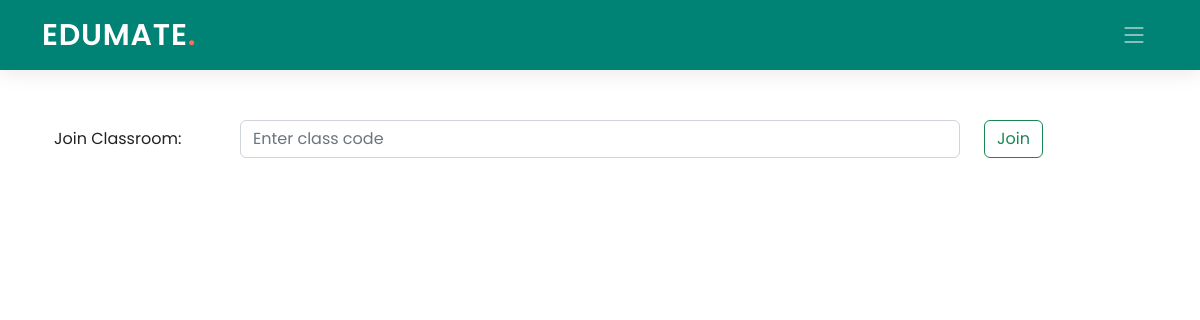
The app's page /student/1/, older data.
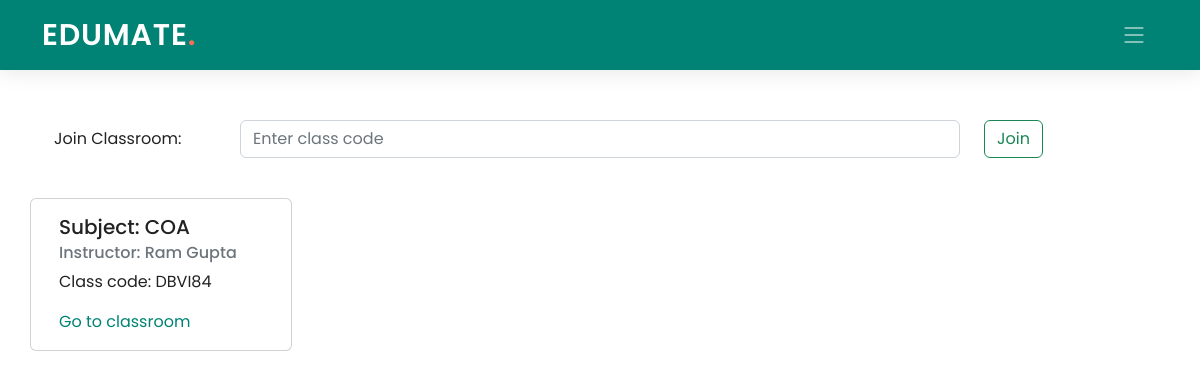
The same page, newer data.
### Teacher/models.py (models this page shows, shortened)
class ClassTeachers(models.Model):
    teach_id = models.IntegerField()
    class_code = models.CharField(max_length=10)
    class_name = models.CharField(max_length=40)
    class Meta:
        db_table = "ClassTeachers"

### Edumate_app/models.py (models this page shows, shortened)
class Teachers(models.Model):
    teach_id = models.AutoField(primary_key=True)
    name = models.CharField(max_length=100)
    email = models.EmailField(max_length=50)
    password = models.CharField(max_length=50)
    is_change = models.IntegerField(default=0)
    class Meta:
        db_table = "Teachers"

### Student/models.py (models this page shows)
class ClassStudents(models.Model):
    class_code = models.CharField(max_length=10)
    stud_id = models.IntegerField()
    class Meta:
        db_table = "ClassStudents"

### Student/views.py (the view)
# urls.py: path('', views.stud_home, name='student_home'),
def stud_home(request, pk):
    if(request.method=="POST"):
        class_room=ClassStudents()
        class_room.stud_id=pk
        class_room.class_code=request.POST.get('code')
        class_code_var = request.POST.get('code')
        class_room.save()
    allClasses = ClassStudents.objects.filter(stud_id=pk)
    data = []
    for i in allClasses:
        classObject=ClassTeachers.objects.filter(class_code=i.class_code)
        teacherObject=Teachers.objects.filter(teach_id=classObject[0].teach_id)
        data.append([i.class_code, classObject[0].class_name, teacherObject[0].name])
    return render(request, 'Student/student_home.html', {"data": data, 'pk': pk})

### Student/templates/Student/student_home.html (shortened to what this page needs)
{% extends './base_student.html' %}
{% block content %}
    <div class="container ">
        <div class="container" >
          <br><br><br>
            <form method="post" class="form-group row">
                <label for="staticclasscode" class="col-sm-2 col-form-label" class="sr-only">Join Classroom:</label>
              <div class="col-sm-8">
                <input class="form-control" id="staticclasscode" type="text" placeholder="Enter class code" name="code">
              </div>
              <div class="col-sm-2">
                <button type="submit mb-2" class="btn btn-outline-success">Join</button>
              </div>
            </form>
        </div>
        <br>
        <div class="row">
            {% for i in data %}
                <div class="card mr-2 mb-2" style="width: 23%;">
                  <div class="card-body">
                    <h5 class="card-title">Subject:  {{ i.1 }}</h5>
                    <h6 class="card-subtitle mb-2 text-muted">Instructor: {{ i.2 }} </h6>
                    <p class="card-text">Class code: {{i.0}}</p>
                    <a href="{% url 'classroom1' pk=pk pk2=i.0 %}" class="card-link">Go to classroom</a>
                  </div>
                </div>
            {% endfor %}
        </div>
    </div>
{% endblock content %}

### Student/templates/Student/base_student.html (shortened to what this page needs)
{% load static %}
<html lang="en">
<head>
  <link href="{% static 'Edumate_app/assets/vendor/bootstrap/css/bootstrap.min.css' %}" rel="stylesheet">
  <link href="{% static 'Edumate_app/assets/vendor/bootstrap-icons/bootstrap-icons.css' %}" rel="stylesheet">
  <link href="{% static 'Edumate_app/assets/vendor/aos/aos.css' %}" rel="stylesheet">
  <link href="{% static 'Edumate_app/assets/vendor/glightbox/css/glightbox.min.css' %}" rel="stylesheet">
  <link href="{% static 'Edumate_app/assets/vendor/swiper/swiper-bundle.min.css' %}" rel="stylesheet">
  <link href="{% static 'Edumate_app/assets/css/index.css' %}" rel="stylesheet">
</head>
<body>
  {% block navbar %}
  <header id="header" class="header d-flex align-items-center">
    <div class="container-fluid container-xl d-flex align-items-center justify-content-between">
      <a href="#" class="logo d-flex align-items-center">
        <h1>EDUMATE<span>.</span></h1>
      </a>
      <i class="mobile-nav-toggle mobile-nav-show bi bi-list"></i>
    </div>
  </header>
  {% endblock navbar %}
  <br><br>
  {% block content %}
  {% endblock content %}
  <br><br><br>
</body>
</html>

### Edumate_app/static/Edumate_app/assets/css/index.css (style rules this page uses)
:root { --font-default: "Open Sans", system-ui, -apple-system, "Segoe UI", Roboto, "Helvetica Neue", Arial, "Noto Sans", "Liberation Sans", sans-serif, "Apple Color Emoji", "Segoe UI Emoji", "Segoe UI Symbol", "Noto Color Emoji"; --font-primary: "Poppins", sans-serif; --font-secondary: "Poppins", sans-serif; }
:root { --color-default: #222222; --color-primary: #008374; --color-secondary: #f85a40; }
:root { scroll-behavior: smooth; }
body { font-family: var(--font-primary); color: var(--color-default); }
a { color: var(--color-primary); text-decoration: none; }
h1, h2, h3, h4, h5, h6 { font-family: var(--font-primary); }
.header { z-index: 997; height: 90px; background-color: var(--color-primary); }
.header.sticked { position: fixed; top: 0; right: 0; left: 0; height: 70px; box-shadow: 0px 2px 20px rgba(0, 0, 0, 0.1); }
.header .logo h1 { font-size: 30px; margin: 0; font-weight: 600; letter-spacing: 0.8px; color: #fff; font-family: var(--font-primary); }
.header .logo h1 span { color: #f96f59; }
@media (max-width: 1279px) { .mobile-nav-show { color: rgba(255, 255, 255, 0.6); font-size: 28px; cursor: pointer; line-height: 0; transition: 0.5s; z-index: 9999; margin-right: 10px; } }

Row changes from the older to the newer data that the page shows:
added ClassTeachers: class_name "COA"
added Teachers: name "Ram Gupta"
added ClassStudents: class_code "DBVI84"
Text that changed along with them:
new list line: "Subject: Instructor: Class code: Go to classroom"
